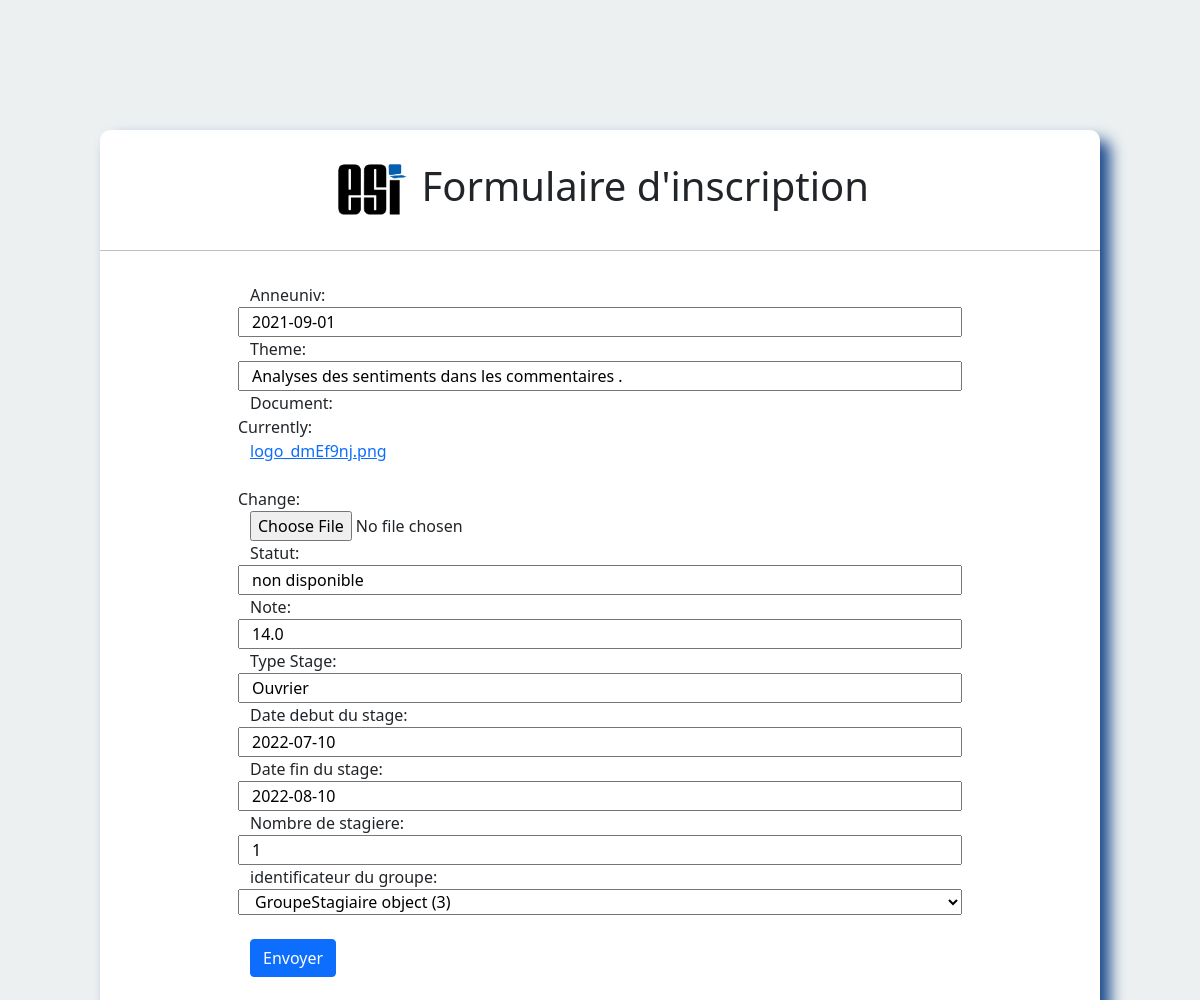
The app's page /tsMod/4/, older data.
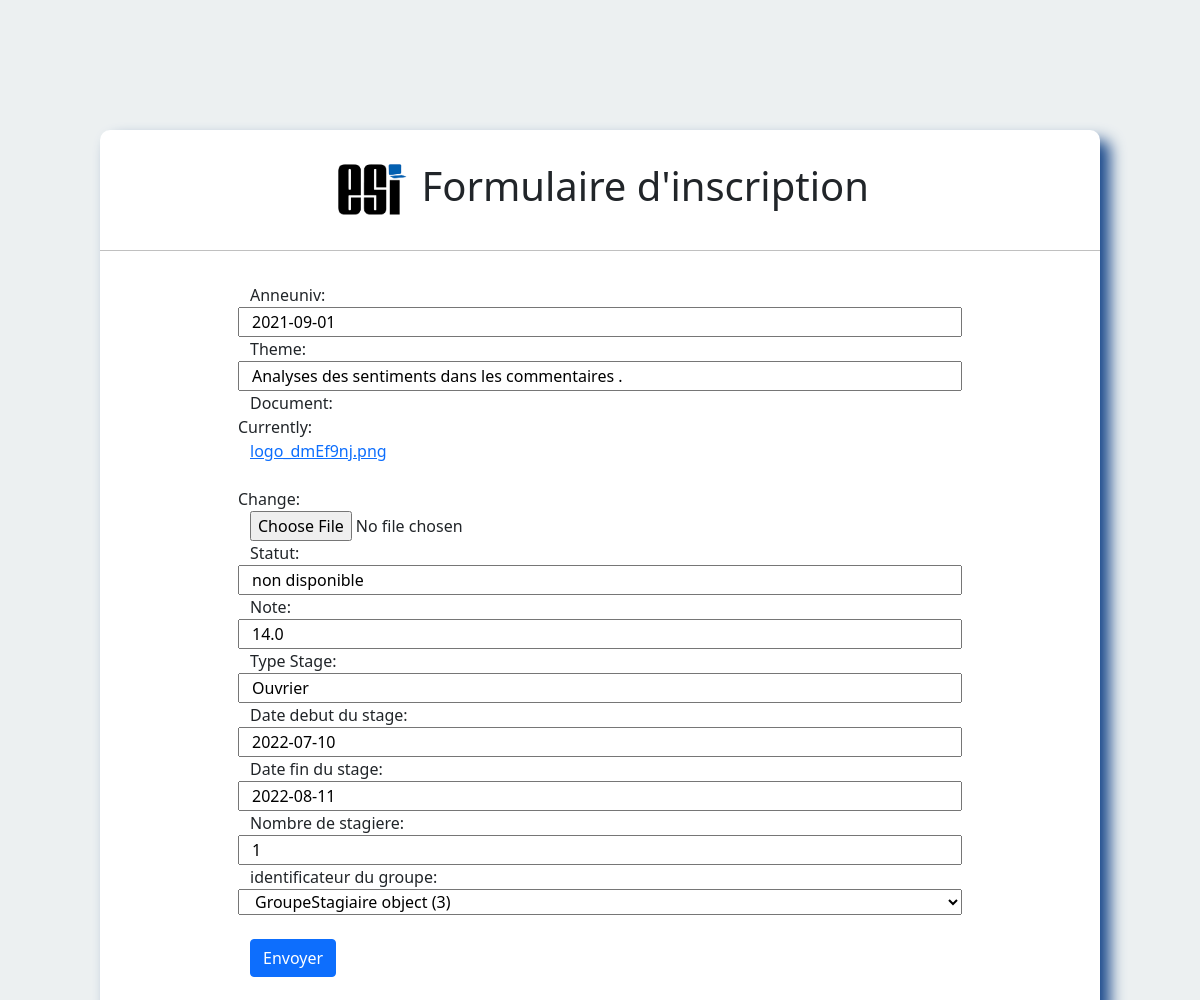
The same page, newer data.
### satgesiV2/models.py (models this page shows)
class Stage (models.Model):
    anneuniv = models.DateField(null=True)
    theme = models.CharField(max_length=50)
    document = models.FileField()
    statut = models.CharField(max_length=50)
    note = models.FloatField(max_length=4)

class Type(Stage):
    Type_Stage = models.CharField(max_length=50)
    DateDebut = models.DateField()
    DateFin = models.DateField()
    NbreStagiare = models.PositiveIntegerField()
    idfGroupe = models.ForeignKey("GroupeStagiaire",on_delete=models.SET_NULL,null=True,related_name='+',blank=True)
    unique_together = ('Type_Stage','code_Stage')

### satgesiV2/views.py (the view)
# urls.py: path('tsMod/<str:pk>/',modTS,name="modifT"),
def modTS (request, pk):
   ts = Type.objects.get(id=pk)
   form = TypeForm(instance=ts)
   if request.method == "POST":
       form = TypeForm(data=request.POST,instance=ts)
       if form.is_valid():
           form.save()
           return redirect("accept")
   return render(request,'NinePage.html',{"formTypeS":form})

### satgesiV2/formTypeS.py
class TypeForm(ModelForm):
     class Meta:
        model = Type
        fields='__all__'
        widget={
            'Type_Stage':forms.TextInput(attrs={'class':'form-control'}),
            'DateDebut':forms.DateInput(attrs={'class':'form-control'}),
            'DateFin':forms.DateInput(attrs={'class':'form-control'}),
            'NbreStagiare':forms.NumberInput(attrs={'class':'form-control'}),
            'idfGroupe':forms.TextInput(attrs={'class':'form-control'}),
         }
        labels={
              'DateDebut':'Date debut du stage',
              'DateFin':'Date fin du stage',
              'NbreStagiare':'Nombre de stagiere',
              'idfGroupe':'identificateur du groupe',
         }

### satgesiV2/templates/NinePage.html (shortened to what this page needs)
<!DOCTYPE html>
<html lang="en">
    <head>
      <link href="https://cdn.jsdelivr.net/npm/bootstrap@5.1.3/dist/css/bootstrap.min.css" rel="stylesheet">
        {% load static %}
        <link rel="stylesheet" href="{% static 'css/Nine.css' %}">
    </head>
<body>
    <div class="center">
         <h1><img src="/static/png/icon3.png" alt="logo du site " width= "80" >
            Formulaire d'inscription</h1>
         <br>
        <form method="POST" enctype="multipart/form-data">
        <div class="form-group row">
        {{formTypeS}}
    </div>
         <br>
          <button type="submit" class="btn btn-primary">Envoyer</button>
      </form>
</div>
</body>
</html>

Row changes from the older to the newer data that the page shows:
changed Type "Ouvrier": DateFin "2022-08-10" → "2022-08-11"
